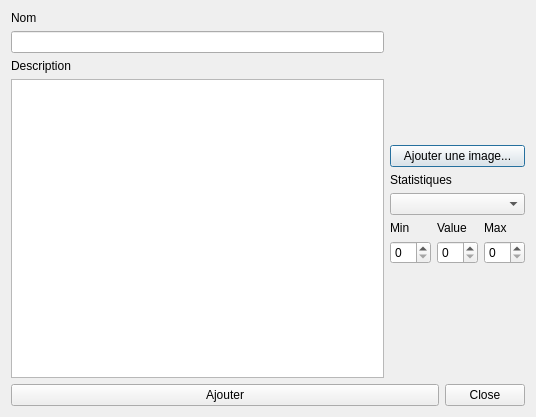
<?xml version="1.0" encoding="UTF-8"?>
<ui version="4.0">
 <class>AddSkillWindow</class>
 <widget class="QDialog" name="AddSkillWindow">
  <property name="geometry">
   <rect>
    <x>0</x>
    <y>0</y>
    <width>536</width>
    <height>417</height>
   </rect>
  </property>
  <property name="windowTitle">
   <string>Dialog</string>
  </property>
  <layout class="QVBoxLayout" name="verticalLayout_12">
   <item>
    <layout class="QVBoxLayout" name="verticalLayout_11">
     <item>
      <layout class="QHBoxLayout" name="horizontalLayout_2">
       <item>
        <layout class="QVBoxLayout" name="verticalLayout_4">
         <item>
          <layout class="QVBoxLayout" name="verticalLayout_2">
           <item>
            <widget class="QLabel" name="label">
             <property name="text">
              <string>Nom</string>
             </property>
            </widget>
           </item>
           <item>
            <widget class="QLineEdit" name="nameField"/>
           </item>
          </layout>
         </item>
         <item>
          <layout class="QVBoxLayout" name="verticalLayout_3">
           <item>
            <widget class="QLabel" name="label_2">
             <property name="text">
              <string>Description</string>
             </property>
            </widget>
           </item>
           <item>
            <widget class="QPlainTextEdit" name="descriptionField"/>
           </item>
          </layout>
         </item>
        </layout>
       </item>
       <item>
        <layout class="QVBoxLayout" name="verticalLayout_10">
         <item>
          <layout class="QVBoxLayout" name="verticalLayout">
           <item>
            <widget class="QLabel" name="picDisplay">
             <property name="minimumSize">
              <size>
               <width>128</width>
               <height>128</height>
              </size>
             </property>
             <property name="maximumSize">
              <size>
               <width>128</width>
               <height>128</height>
              </size>
             </property>
             <property name="text">
              <string/>
             </property>
            </widget>
           </item>
           <item>
            <widget class="QPushButton" name="picButton">
             <property name="text">
              <string>Ajouter une image...</string>
             </property>
            </widget>
           </item>
          </layout>
         </item>
         <item>
          <layout class="QVBoxLayout" name="verticalLayout_9">
           <item>
            <layout class="QVBoxLayout" name="verticalLayout_5">
             <item>
              <widget class="QLabel" name="label_3">
               <property name="text">
                <string>Statistiques</string>
               </property>
              </widget>
             </item>
             <item>
              <widget class="QComboBox" name="statNameComboBox"/>
             </item>
            </layout>
           </item>
           <item>
            <layout class="QHBoxLayout" name="horizontalLayout">
             <item>
              <layout class="QVBoxLayout" name="verticalLayout_8">
               <item>
                <widget class="QLabel" name="label_4">
                 <property name="text">
                  <string>Min</string>
                 </property>
                </widget>
               </item>
               <item>
                <widget class="QSpinBox" name="minField"/>
               </item>
              </layout>
             </item>
             <item>
              <layout class="QVBoxLayout" name="verticalLayout_7">
               <item>
                <widget class="QLabel" name="label_5">
                 <property name="text">
                  <string>Value</string>
                 </property>
                </widget>
               </item>
               <item>
                <widget class="QSpinBox" name="valueField"/>
               </item>
              </layout>
             </item>
             <item>
              <layout class="QVBoxLayout" name="verticalLayout_6">
               <item>
                <widget class="QLabel" name="label_6">
                 <property name="text">
                  <string>Max</string>
                 </property>
                </widget>
               </item>
               <item>
                <widget class="QSpinBox" name="maxField"/>
               </item>
              </layout>
             </item>
            </layout>
           </item>
           <item>
            <spacer name="verticalSpacer">
             <property name="orientation">
              <enum>Qt::Vertical</enum>
             </property>
             <property name="sizeHint" stdset="0">
              <size>
               <width>20</width>
               <height>40</height>
              </size>
             </property>
            </spacer>
           </item>
          </layout>
         </item>
        </layout>
       </item>
      </layout>
     </item>
     <item>
      <layout class="QHBoxLayout" name="horizontalLayout_3">
       <item>
        <widget class="QPushButton" name="addButton">
         <property name="sizePolicy">
          <sizepolicy hsizetype="Expanding" vsizetype="Fixed">
           <horstretch>0</horstretch>
           <verstretch>0</verstretch>
          </sizepolicy>
         </property>
         <property name="text">
          <string>Ajouter</string>
         </property>
        </widget>
       </item>
       <item>
        <widget class="QDialogButtonBox" name="buttonBox">
         <property name="sizePolicy">
          <sizepolicy hsizetype="Fixed" vsizetype="Fixed">
           <horstretch>0</horstretch>
           <verstretch>0</verstretch>
          </sizepolicy>
         </property>
         <property name="orientation">
          <enum>Qt::Horizontal</enum>
         </property>
         <property name="standardButtons">
          <set>QDialogButtonBox::Close</set>
         </property>
        </widget>
       </item>
      </layout>
     </item>
    </layout>
   </item>
  </layout>
 </widget>
 <resources/>
 <connections>
  <connection>
   <sender>buttonBox</sender>
   <signal>accepted()</signal>
   <receiver>AddSkillWindow</receiver>
   <slot>accept()</slot>
   <hints>
    <hint type="sourcelabel">
     <x>248</x>
     <y>254</y>
    </hint>
    <hint type="destinationlabel">
     <x>157</x>
     <y>274</y>
    </hint>
   </hints>
  </connection>
  <connection>
   <sender>buttonBox</sender>
   <signal>rejected()</signal>
   <receiver>AddSkillWindow</receiver>
   <slot>reject()</slot>
   <hints>
    <hint type="sourcelabel">
     <x>316</x>
     <y>260</y>
    </hint>
    <hint type="destinationlabel">
     <x>286</x>
     <y>274</y>
    </hint>
   </hints>
  </connection>
 </connections>
</ui>
